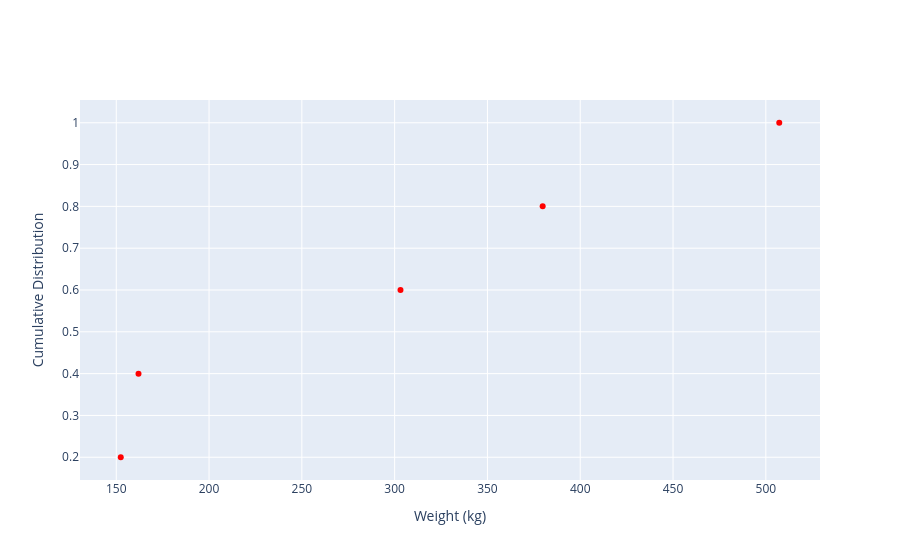

The notebook cell saved with this chart:
### Markdown cell above
### Coupled Criterion

### Code cell
# Plot cumulative distribution of coupled criterion
cc = df["coupled_criterion"][~np.isnan(df["coupled_criterion"])]
sorted_cc = np.sort(cc)
cdf = np.arange(1, len(sorted_cc) + 1) / len(sorted_cc)

fig = go.Figure()
fig.add_trace(go.Scatter(x=sorted_cc, y=cdf, mode="markers", name="Coupled Criterion", marker=dict(color="red")))
fig.update_layout(xaxis_title="Weight (kg)", yaxis_title="Cumulative Distribution")
fig.show()

### Figure 1 — Plotly figure (JSON) as saved in the notebook; plotly's stock layout.template omitted (floating-point values rounded to 4 significant figures)
{"data": [{"marker": {"color": "red"}, "mode": "markers", "name": "Coupled Criterion", "type": "scatter", "x": [152.4, 162.0, 303.2, 379.8, 507.2], "y": [0.2, 0.4, 0.6, 0.8, 1.0]}], "layout": {"xaxis": {"title": {"text": "Weight (kg)"}}, "yaxis": {"title": {"text": "Cumulative Distribution"}}}}
